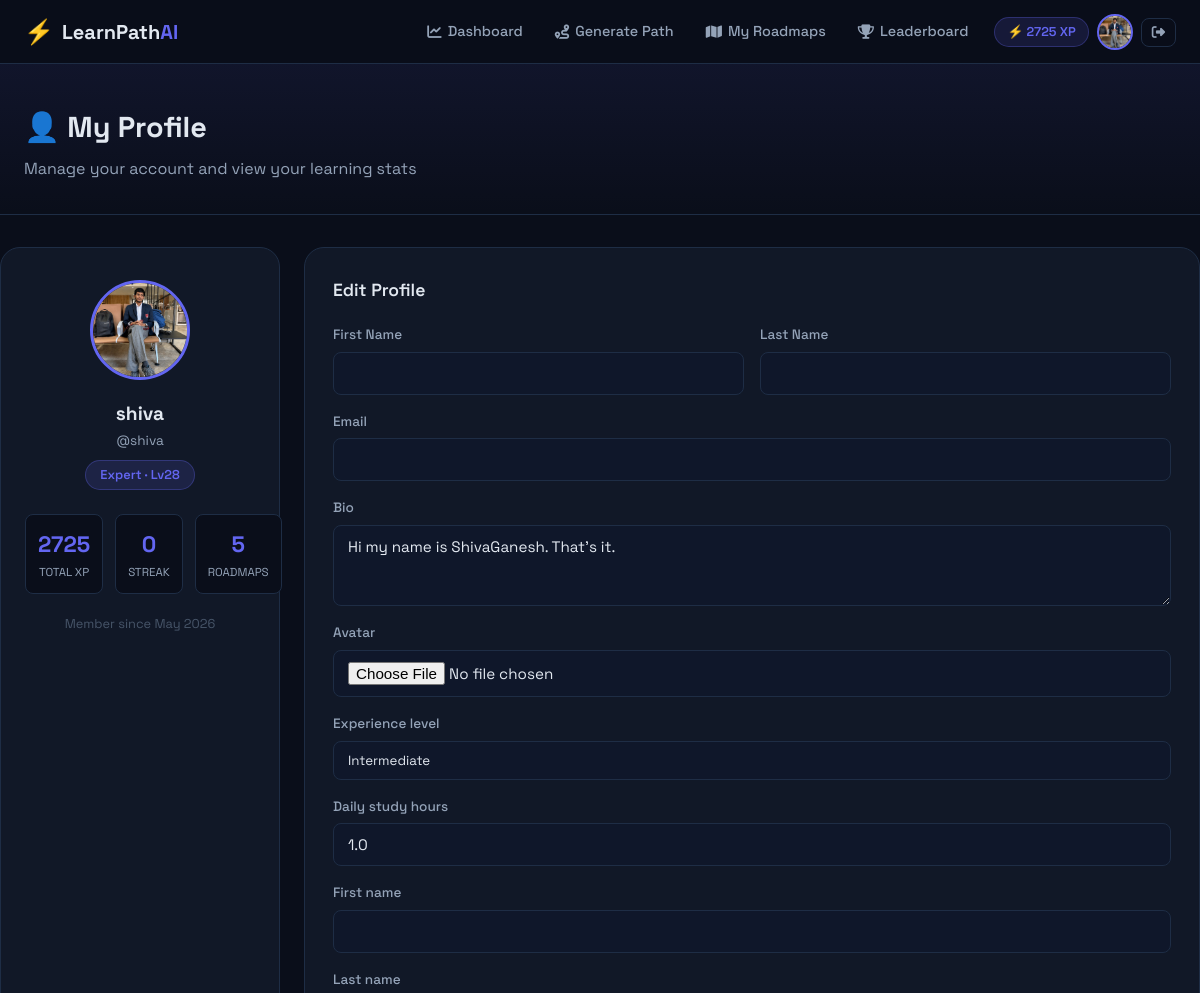
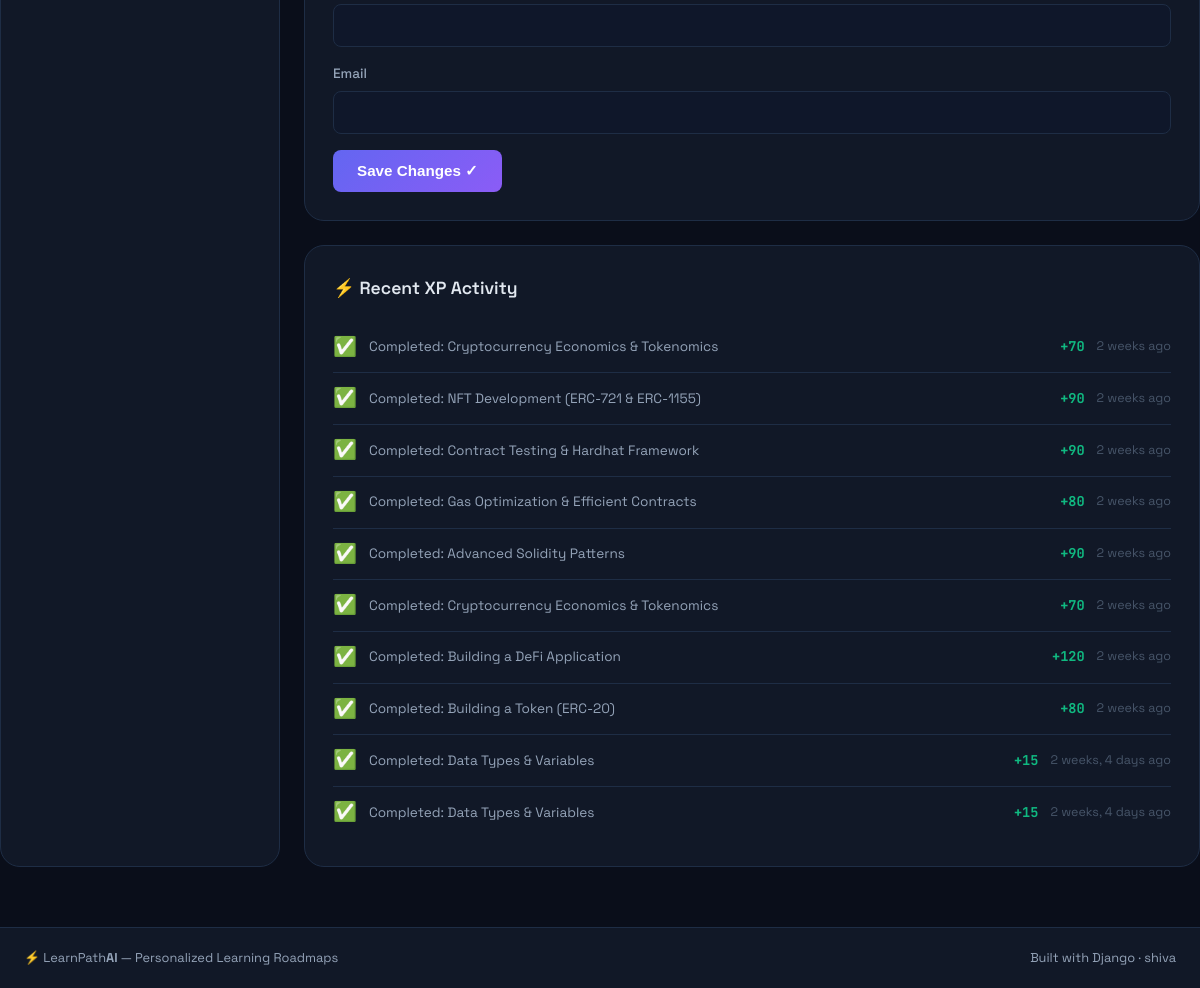
The page /users/profile/ (signed in) on the database its author committed (2 pictures, top to bottom).
### users/models.py (models this page shows, shortened)
class UserProfile(models.Model):
    EXPERIENCE_CHOICES = [
        ('beginner', 'Beginner'),
        ('intermediate', 'Intermediate'),
        ('advanced', 'Advanced'),
    ]
    user = models.OneToOneField(User, on_delete=models.CASCADE, related_name='profile')
    bio = models.TextField(blank=True, max_length=500)
    avatar = models.ImageField(upload_to='avatars/', null=True, blank=True)
    experience_level = models.CharField(max_length=20, choices=EXPERIENCE_CHOICES, default='beginner')
    daily_study_hours = models.FloatField(default=1.0)
    total_xp = models.IntegerField(default=0)
    streak_days = models.IntegerField(default=0)
    last_activity = models.DateTimeField(null=True, blank=True)
    joined_at = models.DateTimeField(auto_now_add=True)
    class Meta:
        verbose_name = 'User Profile'
        verbose_name_plural = 'User Profiles'
    @property
    def level_title(self):
        if self.total_xp < 100:
            return 'Novice'
        elif self.total_xp < 500:
            return 'Apprentice'
        elif self.total_xp < 1500:
            return 'Scholar'
        elif self.total_xp < 3000:
            return 'Expert'
        else:
            return 'Master'
    @property
    def level_number(self):
        return max(1, self.total_xp // 100 + 1)

### progress/models.py (models this page shows, shortened)
class XPLog(models.Model):
    XP_REASONS = [
        ('task_complete', 'Task Completed'),
        ('streak_bonus', 'Streak Bonus'),
        ('roadmap_complete', 'Roadmap Completed'),
        ('daily_login', 'Daily Login'),
        ('perfect_day', 'Perfect Day'),
    ]
    user = models.ForeignKey(User, on_delete=models.CASCADE, related_name='xp_logs')
    reason = models.CharField(max_length=30, choices=XP_REASONS)
    xp_amount = models.IntegerField()
    description = models.CharField(max_length=200)
    earned_at = models.DateTimeField(auto_now_add=True)
    related_task = models.ForeignKey(RoadmapTask, on_delete=models.SET_NULL, null=True, blank=True)
    class Meta:
        ordering = ['-earned_at']
        verbose_name = 'XP Log'
        verbose_name_plural = 'XP Logs'

### users/views.py (the view, shortened to what this page needs)
# urls.py: path('profile/', views.ProfileView.as_view(), name='profile'),
@method_decorator(login_required, name='dispatch')
class ProfileView(View):
    template_name = 'users/profile.html'
    def get(self, request):
        profile = request.user.profile
        xp_history = XPLog.objects.filter(user=request.user).order_by('-earned_at')[:10]
        roadmaps = request.user.roadmaps.all().order_by('-created_at')[:5]
        form = ProfileUpdateForm(instance=profile)
        ctx = {
            'profile': profile,
            'xp_history': xp_history,
            'roadmaps': roadmaps,
            'form': form,
        }
        return render(request, self.template_name, ctx)

### users/forms.py
class ProfileUpdateForm(forms.ModelForm):
    first_name = forms.CharField(max_length=50, required=False, widget=forms.TextInput(attrs={'class': 'form-control'}))
    last_name = forms.CharField(max_length=50, required=False, widget=forms.TextInput(attrs={'class': 'form-control'}))
    email = forms.EmailField(required=False, widget=forms.EmailInput(attrs={'class': 'form-control'}))
    class Meta:
        model = UserProfile
        fields = ['bio', 'avatar', 'experience_level', 'daily_study_hours']
        widgets = {
            'bio': forms.Textarea(attrs={'class': 'form-control', 'rows': 3}),
            'experience_level': forms.Select(attrs={'class': 'form-select'}),
            'daily_study_hours': forms.NumberInput(attrs={'class': 'form-control', 'step': '0.5', 'min': '0.5', 'max': '12'}),
            'avatar': forms.FileInput(attrs={'class': 'form-control'}),
        }

### templates/users/profile.html (shortened to what this page needs)
{% extends 'base.html' %}
{% block content %}
<div class="page-header">
    <div class="container">
        <h1>👤 My Profile</h1>
        <p>Manage your account and view your learning stats</p>
    </div>
</div>
<div class="container profile-grid">
    <div class="profile-card">
        <div class="profile-avatar-section">
            {% if user.profile.avatar %}
                <img src="{{ user.profile.avatar.url }}" class="profile-avatar" alt="avatar">
            {% else %}
                <div class="profile-avatar-placeholder">{{ user.username|first|upper }}</div>
            {% endif %}
            <div class="profile-name">{{ user.get_full_name|default:user.username }}</div>
            <div class="profile-username">@{{ user.username }}</div>
            <div class="profile-level-badge">{{ profile.level_title }} · Lv{{ profile.level_number }}</div>
        </div>
        <div class="profile-stats-grid">
            <div class="pstat"><div class="pstat-val">{{ profile.total_xp }}</div><div class="pstat-label">Total XP</div></div>
            <div class="pstat"><div class="pstat-val">{{ profile.streak_days }}</div><div class="pstat-label">Streak</div></div>
            <div class="pstat"><div class="pstat-val">{{ roadmaps.count }}</div><div class="pstat-label">Roadmaps</div></div>
        </div>
        <div class="profile-joined">Member since {{ user.date_joined|date:"M Y" }}</div>
    </div>
    <div class="profile-edit">
        <h2>Edit Profile</h2>
        <form method="post" enctype="multipart/form-data" class="edit-form">
            <div class="form-row">
                <div class="form-group">
                    <label>First Name</label>
                    <input type="text" name="first_name" value="{{ user.first_name }}" class="form-control">
                </div>
                <div class="form-group">
                    <label>Last Name</label>
                    <input type="text" name="last_name" value="{{ user.last_name }}" class="form-control">
                </div>
            </div>
            <div class="form-group">
                <label>Email</label>
                <input type="email" name="email" value="{{ user.email }}" class="form-control">
            </div>
            {% for field in form %}
            <div class="form-group">
                <label>{{ field.label }}</label>
                {{ field }}
            </div>
            {% endfor %}
            <button type="submit" class="btn-save">Save Changes ✓</button>
        </form>
    </div>
    <div class="xp-history">
        <h2>⚡ Recent XP Activity</h2>
        {% if xp_history %}
            {% for log in xp_history %}
            <div class="xp-log-row">
                <div class="xp-log-icon">{% if log.reason == 'task_complete' %}✅{% elif log.reason == 'roadmap_complete' %}🏆{% else %}⚡{% endif %}</div>
                <div class="xp-log-text">{{ log.description }}</div>
                <div class="xp-log-amt">+{{ log.xp_amount }}</div>
                <div class="xp-log-time">{{ log.earned_at|timesince }} ago</div>
            </div>
            {% endfor %}
        {% else %}
            <p class="widget-empty">No XP earned yet. Complete tasks to get started!</p>
        {% endif %}
    </div>
</div>
{% endblock %}

### templates/base.html (shortened to what this page needs)
<!DOCTYPE html>
<html lang="en" data-theme="dark">
<head>
    {% load static %}
    <link rel="stylesheet" href="https://cdnjs.cloudflare.com/ajax/libs/font-awesome/6.5.0/css/all.min.css">
    <link rel="stylesheet" href="{% static 'css/main.css' %}">
</head>
<body>
<nav class="navbar">
    <div class="nav-container">
        <a href="{% url 'dashboard:home' %}" class="nav-brand">
            <span class="brand-icon">⚡</span>
            <span class="brand-text">LearnPath<span class="brand-accent">AI</span></span>
        </a>
        <div class="nav-links">
            {% if user.is_authenticated %}
                <a href="{% url 'dashboard:dashboard' %}" class="nav-link {% if request.resolver_match.url_name == 'dashboard' %}active{% endif %}">
                    <i class="fas fa-chart-line"></i> Dashboard
                </a>
                <a href="{% url 'roadmap:generate' %}" class="nav-link {% if 'generate' in request.path %}active{% endif %}">
                    <i class="fas fa-route"></i> Generate Path
                </a>
                <a href="{% url 'roadmap:my_roadmaps' %}" class="nav-link">
                    <i class="fas fa-map"></i> My Roadmaps
                </a>
                <a href="{% url 'progress:leaderboard' %}" class="nav-link">
                    <i class="fas fa-trophy"></i> Leaderboard
                </a>
                <div class="nav-user">
                    <div class="user-xp">⚡ {{ user.profile.total_xp }} XP</div>
                    <a href="{% url 'users:profile' %}" class="user-avatar">
                        {% if user.profile.avatar %}
                            <img src="{{ user.profile.avatar.url }}" alt="avatar">
                        {% else %}
                            <span>{{ user.username|first|upper }}</span>
                        {% endif %}
                    </a>
                    <form method="post" action="{% url 'users:logout' %}" style="display:inline;">
                        <button type="submit" class="btn-logout">
                            <i class="fas fa-sign-out-alt"></i>
                        </button>
                    </form>
                </div>
            {% else %}
                <a href="{% url 'users:login' %}" class="nav-link">Login</a>
                <a href="{% url 'users:register' %}" class="btn-primary-sm">Get Started</a>
            {% endif %}
        </div>
    </div>
</nav>
<main class="main-content">
    {% block content %}{% endblock %}
</main>
<footer class="footer">
    <div class="footer-inner">
        <span>⚡ LearnPath<strong>AI</strong> — Personalized Learning Roadmaps</span>
        <span class="footer-right">Built with Django · {{ user.username|default:"" }}</span>
    </div>
</footer>
</body>
</html>

### rows shown on the page
UserProfile: level_title "Expert", level_number "28", total_xp "2725", streak_days "0", form "Hi my name is ShivaGanesh. That's it." "Intermediate" "1.0"
XPLog: description "Completed: Cryptocurrency Economics & Tokenomics", xp_amount "70", earned_at "2 weeks"
XPLog: description "Completed: NFT Development (ERC-721 & ERC-1155)", xp_amount "90", earned_at "2 weeks"
XPLog: description "Completed: Contract Testing & Hardhat Framework", xp_amount "90", earned_at "2 weeks"
XPLog: description "Completed: Gas Optimization & Efficient Contracts", xp_amount "80", earned_at "2 weeks"
XPLog: description "Completed: Advanced Solidity Patterns", xp_amount "90", earned_at "2 weeks"
XPLog: description "Completed: Cryptocurrency Economics & Tokenomics", xp_amount "70", earned_at "2 weeks"
XPLog: description "Completed: Building a DeFi Application", xp_amount "120", earned_at "2 weeks"
XPLog: description "Completed: Building a Token (ERC-20)", xp_amount "80", earned_at "2 weeks"
XPLog: description "Completed: Data Types & Variables", xp_amount "15", earned_at "2 weeks, 4 days"
XPLog: description "Completed: Data Types & Variables", xp_amount "15", earned_at "2 weeks, 4 days"

### other values the page prints
{{ user.profile.total_xp }} "2725"
{{ user.get_full_name|default:user.username }} "shiva"
{{ user.username }} "shiva"
{{ roadmaps.count }} "5"
{{ user.date_joined|date:"M Y" }} "May 2026"
{{ field.label }} "Bio" "Avatar" "Experience level" "Daily study hours" "First name" "Last name" "Email"
{{ user.username|default:"" }} "shiva"
